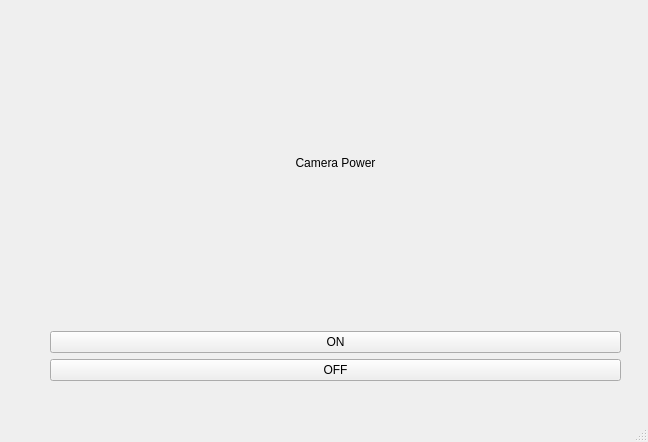
<?xml version="1.0" encoding="UTF-8"?>
<ui version="4.0">
 <class>MainWindow</class>
 <widget class="QMainWindow" name="MainWindow">
  <property name="geometry">
   <rect>
    <x>0</x>
    <y>0</y>
    <width>648</width>
    <height>442</height>
   </rect>
  </property>
  <property name="windowTitle">
   <string>MainWindow</string>
  </property>
  <widget class="QWidget" name="centralwidget">
   <widget class="QWidget" name="gridLayoutWidget">
    <property name="geometry">
     <rect>
      <x>50</x>
      <y>0</y>
      <width>571</width>
      <height>381</height>
     </rect>
    </property>
    <layout class="QGridLayout" name="gridLayout">
     <item row="4" column="2">
      <widget class="QPushButton" name="pushButton_2">
       <property name="text">
        <string>OFF</string>
       </property>
      </widget>
     </item>
     <item row="1" column="2">
      <widget class="QLabel" name="label">
       <property name="text">
        <string>Camera Power</string>
       </property>
       <property name="alignment">
        <set>Qt::AlignCenter</set>
       </property>
      </widget>
     </item>
     <item row="2" column="2">
      <widget class="QPushButton" name="pushButton">
       <property name="text">
        <string>ON</string>
       </property>
      </widget>
     </item>
    </layout>
   </widget>
  </widget>
  <widget class="QMenuBar" name="menubar">
   <property name="geometry">
    <rect>
     <x>0</x>
     <y>0</y>
     <width>648</width>
     <height>24</height>
    </rect>
   </property>
  </widget>
  <widget class="QStatusBar" name="statusbar"/>
 </widget>
 <resources/>
 <connections/>
</ui>
